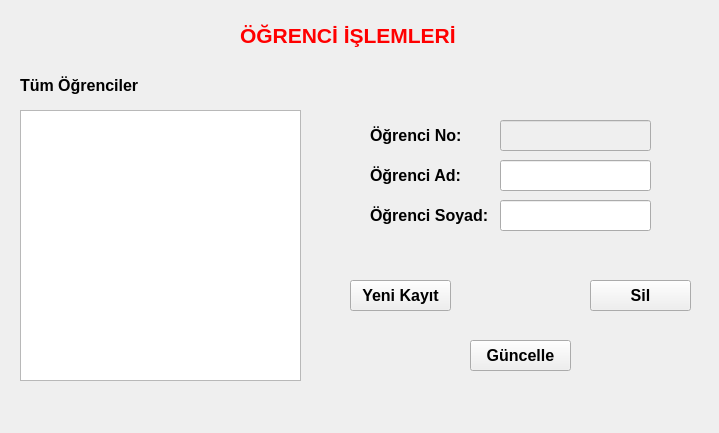
<?xml version="1.0" encoding="UTF-8"?>
<ui version="4.0">
 <class>frm_ogrenci</class>
 <widget class="QWidget" name="frm_ogrenci">
  <property name="geometry">
   <rect>
    <x>0</x>
    <y>0</y>
    <width>719</width>
    <height>433</height>
   </rect>
  </property>
  <property name="windowTitle">
   <string>Form</string>
  </property>
  <widget class="QLabel" name="label">
   <property name="geometry">
    <rect>
     <x>20</x>
     <y>70</y>
     <width>201</width>
     <height>31</height>
    </rect>
   </property>
   <property name="font">
    <font>
     <pointsize>12</pointsize>
     <weight>75</weight>
     <bold>true</bold>
    </font>
   </property>
   <property name="text">
    <string>Tüm Öğrenciler </string>
   </property>
  </widget>
  <widget class="QLabel" name="label_2">
   <property name="geometry">
    <rect>
     <x>240</x>
     <y>20</y>
     <width>251</width>
     <height>31</height>
    </rect>
   </property>
   <property name="font">
    <font>
     <pointsize>16</pointsize>
     <weight>75</weight>
     <bold>true</bold>
    </font>
   </property>
   <property name="styleSheet">
    <string notr="true">color: rgb(255, 0, 0);</string>
   </property>
   <property name="text">
    <string>ÖĞRENCİ İŞLEMLERİ</string>
   </property>
  </widget>
  <widget class="QLabel" name="label_3">
   <property name="geometry">
    <rect>
     <x>370</x>
     <y>120</y>
     <width>201</width>
     <height>31</height>
    </rect>
   </property>
   <property name="font">
    <font>
     <pointsize>12</pointsize>
     <weight>75</weight>
     <bold>true</bold>
    </font>
   </property>
   <property name="text">
    <string>Öğrenci No:</string>
   </property>
  </widget>
  <widget class="QLabel" name="label_4">
   <property name="geometry">
    <rect>
     <x>370</x>
     <y>160</y>
     <width>201</width>
     <height>31</height>
    </rect>
   </property>
   <property name="font">
    <font>
     <pointsize>12</pointsize>
     <weight>75</weight>
     <bold>true</bold>
    </font>
   </property>
   <property name="text">
    <string>Öğrenci Ad:</string>
   </property>
  </widget>
  <widget class="QLabel" name="label_5">
   <property name="geometry">
    <rect>
     <x>370</x>
     <y>200</y>
     <width>201</width>
     <height>31</height>
    </rect>
   </property>
   <property name="font">
    <font>
     <pointsize>12</pointsize>
     <weight>75</weight>
     <bold>true</bold>
    </font>
   </property>
   <property name="text">
    <string>Öğrenci Soyad:</string>
   </property>
  </widget>
  <widget class="QLineEdit" name="lineEdit_no">
   <property name="enabled">
    <bool>false</bool>
   </property>
   <property name="geometry">
    <rect>
     <x>500</x>
     <y>120</y>
     <width>151</width>
     <height>31</height>
    </rect>
   </property>
  </widget>
  <widget class="QLineEdit" name="lineEdit_ad">
   <property name="geometry">
    <rect>
     <x>500</x>
     <y>160</y>
     <width>151</width>
     <height>31</height>
    </rect>
   </property>
  </widget>
  <widget class="QLineEdit" name="lineEdit_soyad">
   <property name="geometry">
    <rect>
     <x>500</x>
     <y>200</y>
     <width>151</width>
     <height>31</height>
    </rect>
   </property>
  </widget>
  <widget class="QTableView" name="tableView_ogrenciler">
   <property name="geometry">
    <rect>
     <x>20</x>
     <y>110</y>
     <width>281</width>
     <height>271</height>
    </rect>
   </property>
  </widget>
  <widget class="QPushButton" name="pushButton_yeni">
   <property name="geometry">
    <rect>
     <x>350</x>
     <y>280</y>
     <width>101</width>
     <height>31</height>
    </rect>
   </property>
   <property name="font">
    <font>
     <pointsize>12</pointsize>
     <weight>75</weight>
     <bold>true</bold>
    </font>
   </property>
   <property name="text">
    <string>Yeni Kayıt</string>
   </property>
  </widget>
  <widget class="QPushButton" name="pushButton_guncelle">
   <property name="geometry">
    <rect>
     <x>470</x>
     <y>340</y>
     <width>101</width>
     <height>31</height>
    </rect>
   </property>
   <property name="font">
    <font>
     <pointsize>12</pointsize>
     <weight>75</weight>
     <bold>true</bold>
    </font>
   </property>
   <property name="text">
    <string>Güncelle</string>
   </property>
  </widget>
  <widget class="QPushButton" name="pushButton_sil">
   <property name="geometry">
    <rect>
     <x>590</x>
     <y>280</y>
     <width>101</width>
     <height>31</height>
    </rect>
   </property>
   <property name="font">
    <font>
     <pointsize>12</pointsize>
     <weight>75</weight>
     <bold>true</bold>
    </font>
   </property>
   <property name="text">
    <string>Sil</string>
   </property>
  </widget>
 </widget>
 <resources/>
 <connections/>
</ui>
